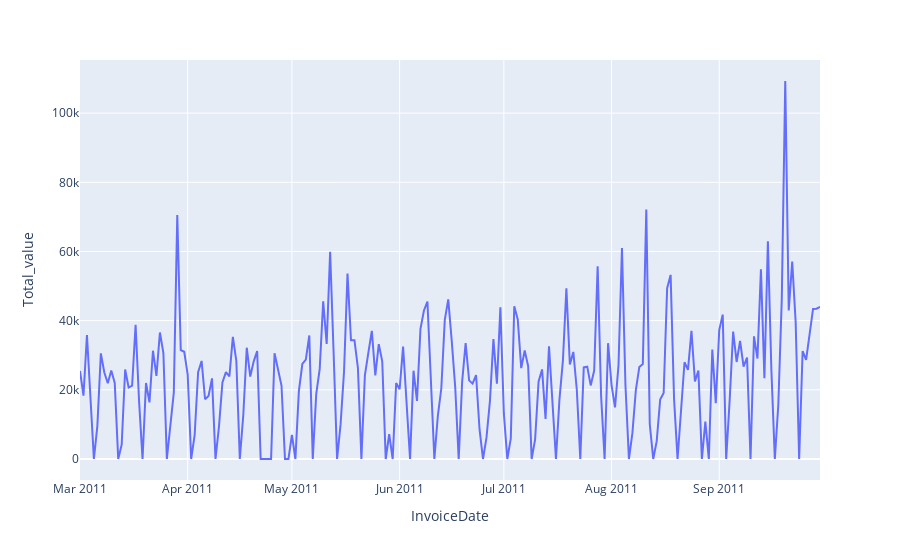

This figure's notebook cell:
### Code cell
iplot(px.line(agg_retail.loc["2011-03":"2011-09"]., y="Total_value",hover_data=["InvoiceNo"]))

### Figure 1 — Plotly figure (JSON) as saved in the notebook; plotly's stock layout.template omitted (floating-point values rounded to 4 significant figures; data arrays with more than 128 entries replaced by an {"elided": "..."} marker saying what was removed)
{"data": [{"customdata": {"elided": "214x1 int values"}, "hovertemplate": "InvoiceDate=%{x}<br>Total_value=%{y}<br>InvoiceNo=%{customdata[0]}<extra></extra>", "legendgroup": "", "line": {"color": "#636efa", "dash": "solid"}, "mode": "lines", "name": "", "orientation": "v", "showlegend": false, "type": "scatter", "x": {"elided": "214 str values"}, "xaxis": "x", "y": {"elided": "214 float values"}, "yaxis": "y"}], "layout": {"legend": {"tracegroupgap": 0}, "margin": {"t": 60}, "xaxis": {"anchor": "y", "domain": [0, 1], "title": {"text": "InvoiceDate"}}, "yaxis": {"anchor": "x", "domain": [0, 1], "title": {"text": "Total_value"}}}}
